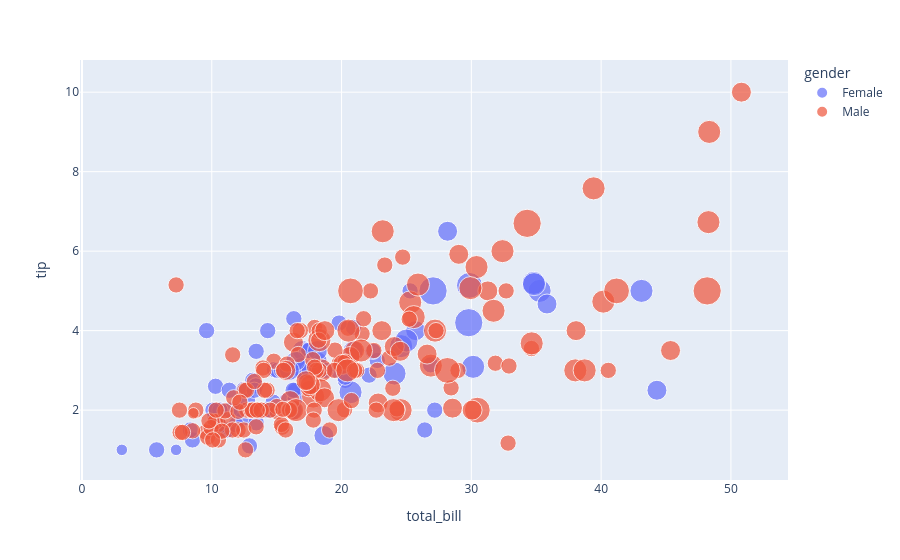

Source (notebook cell):
### Code cell
px.scatter(df, "total_bill", "tip", color="gender", size="size")

### Figure 1 — Plotly figure (JSON) as saved in the notebook; plotly's stock layout.template omitted (floating-point values rounded to 4 significant figures; data arrays with more than 128 entries replaced by an {"elided": "..."} marker saying what was removed)
{"data": [{"hovertemplate": "gender=Female<br>total_bill=%{x}<br>tip=%{y}<br>size=%{marker.size}<extra></extra>", "legendgroup": "Female", "marker": {"color": "#636efa", "size": [2, 4, 4, 2, 3, 3, 2, 2, 2, 2, 4, 3, 2, 4, 2, 2, 1, 3, 2, 2, 2, 1, 4, 2, 2, 2, 2, 2, 3, 2, 2, 2, 1, 3, 2, 2, 2, 4, 2, 2, 6, 2, 2, 2, 2, 2, 2, 2, 2, 2, 2, 2, 6, 2, 2, 3, 2, 5, 4, 2, 3, 2, 2, 2, 2, 3, 3, 2, 4, 2, 2, 2, 2, 3, 2, 2, 3, 2, 4, 2, 3, 2, 2, 2, 3, 2, 2], "sizemode": "area", "sizeref": 0.015, "symbol": "circle"}, "mode": "markers", "name": "Female", "orientation": "v", "showlegend": true, "type": "scatter", "x": [16.99, 24.59, 35.26, 14.83, 10.33, 16.97, 20.29, 15.77, 19.65, 15.06, 20.69, 16.93, 10.29, 34.81, 26.41, 16.45, 3.07, 17.07, 26.86, 25.28, 14.73, 10.07, 34.83, 5.75, 16.32, 22.75, 11.35, 15.38, 44.3, 22.42, 20.92, 14.31, 7.25, 25.71, 17.31, 10.65, 12.43, 24.08, 13.42, 12.48, 29.8, 14.52, 11.38, 20.27, 11.17, 12.26, 18.26, 8.51, 10.33, 14.15, 13.16, 17.47, 27.05, 16.43, 8.35, 18.64, 11.87, 29.85, 25.0, 13.39, 16.21, 17.51, 10.59, 10.63, 9.6, 20.9, 18.15, 19.81, 43.11, 13.0, 12.74, 13.0, 16.4, 16.47, 12.76, 13.27, 28.17, 12.9, 30.14, 13.42, 15.98, 16.27, 10.09, 22.12, 35.83, 27.18, 18.78], "xaxis": "x", "y": [1.01, 3.61, 5.0, 3.02, 1.67, 3.5, 2.75, 2.23, 3.0, 3.0, 2.45, 3.07, 2.6, 5.2, 1.5, 2.47, 1.0, 3.0, 3.14, 5.0, 2.2, 1.83, 5.17, 1.0, 4.3, 3.25, 2.5, 3.0, 2.5, 3.48, 4.08, 4.0, 1.0, 4.0, 3.5, 1.5, 1.8, 2.92, 1.68, 2.52, 4.2, 2.0, 2.0, 2.83, 1.5, 2.0, 3.25, 1.25, 2.0, 2.0, 2.75, 3.5, 5.0, 2.3, 1.5, 1.36, 1.63, 5.14, 3.75, 2.61, 2.0, 3.0, 1.61, 2.0, 4.0, 3.5, 3.5, 4.19, 5.0, 2.0, 2.01, 2.0, 2.5, 3.23, 2.23, 2.5, 6.5, 1.1, 3.09, 3.48, 3.0, 2.5, 2.0, 2.88, 4.67, 2.0, 3.0], "yaxis": "y"}, {"hovertemplate": "gender=Male<br>total_bill=%{x}<br>tip=%{y}<br>size=%{marker.size}<extra></extra>", "legendgroup": "Male", "marker": {"color": "#EF553B", "size": {"elided": "157 int values"}, "sizemode": "area", "sizeref": 0.015, "symbol": "circle"}, "mode": "markers", "name": "Male", "orientation": "v", "showlegend": true, "type": "scatter", "x": {"elided": "157 float values"}, "xaxis": "x", "y": {"elided": "157 float values"}, "yaxis": "y"}], "layout": {"legend": {"itemsizing": "constant", "title": {"text": "gender"}, "tracegroupgap": 0}, "margin": {"t": 60}, "xaxis": {"anchor": "y", "domain": [0, 1], "title": {"text": "total_bill"}}, "yaxis": {"anchor": "x", "domain": [0, 1], "title": {"text": "tip"}}}}
